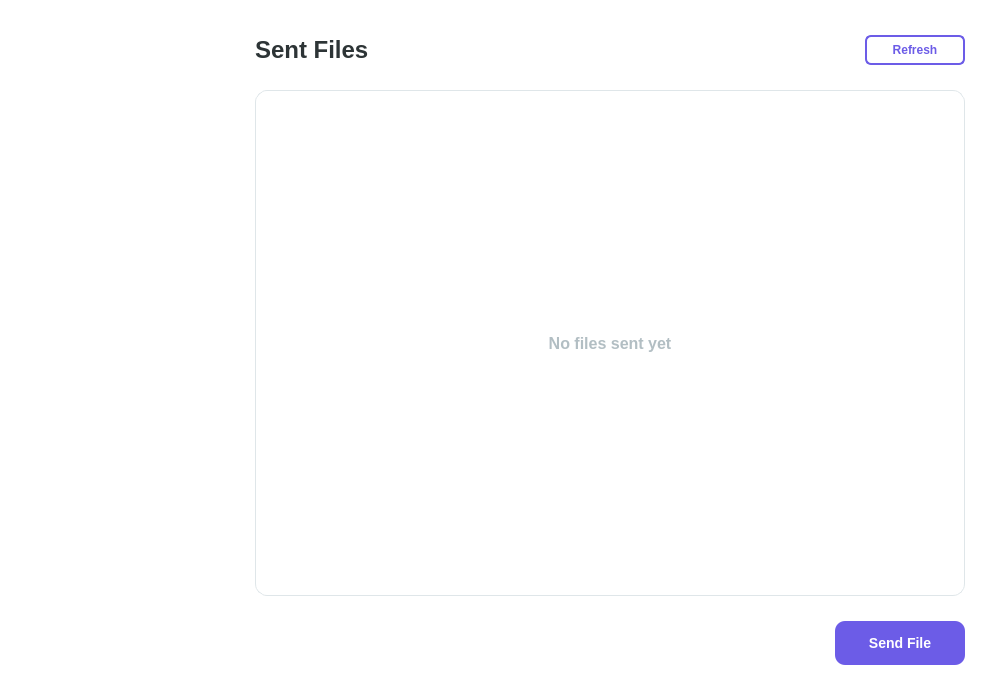
<?xml version="1.0" encoding="UTF-8"?>
<ui version="4.0">
 <class>Sent</class>
 <widget class="QWidget" name="Sent">
  <property name="geometry">
   <rect>
    <x>0</x>
    <y>0</y>
    <width>1000</width>
    <height>700</height>
   </rect>
  </property>
  <property name="minimumSize">
   <size>
    <width>1000</width>
    <height>700</height>
   </size>
  </property>
  <property name="windowTitle">
   <string>Nightwood - Sent Files</string>
  </property>
  <property name="styleSheet">
   <string notr="true">background-color: white;</string>
  </property>
  <layout class="QHBoxLayout" name="mainLayout">
   <property name="spacing">
    <number>0</number>
   </property>
   <property name="leftMargin">
    <number>0</number>
   </property>
   <property name="topMargin">
    <number>0</number>
   </property>
   <property name="rightMargin">
    <number>0</number>
   </property>
   <property name="bottomMargin">
    <number>0</number>
   </property>
   <item>
    <widget class="NavBar" name="navBar" native="true">
     <property name="minimumSize">
      <size>
       <width>220</width>
       <height>0</height>
      </size>
     </property>
     <property name="maximumSize">
      <size>
       <width>220</width>
       <height>16777215</height>
      </size>
     </property>
    </widget>
   </item>
   <item>
    <layout class="QVBoxLayout" name="contentLayout">
     <property name="spacing">
      <number>25</number>
     </property>
     <property name="leftMargin">
      <number>35</number>
     </property>
     <property name="topMargin">
      <number>35</number>
     </property>
     <property name="rightMargin">
      <number>35</number>
     </property>
     <property name="bottomMargin">
      <number>35</number>
     </property>
     <item>
      <layout class="QHBoxLayout" name="titleLayout">
       <item>
        <widget class="QLabel" name="pageTitle">
         <property name="styleSheet">
          <string notr="true">font-size: 24px; font-weight: bold; color: #2d3436;</string>
         </property>
         <property name="text">
          <string>Sent Files</string>
         </property>
        </widget>
       </item>
       <item>
        <spacer name="titleSpacer">
         <property name="orientation">
          <enum>Qt::Horizontal</enum>
         </property>
         <property name="sizeHint" stdset="0">
          <size>
           <width>40</width>
           <height>20</height>
          </size>
         </property>
        </spacer>
       </item>
       <item>
        <widget class="QPushButton" name="refreshButton">
         <property name="minimumSize">
          <size>
           <width>100</width>
           <height>30</height>
          </size>
         </property>
         <property name="styleSheet">
          <string notr="true">QPushButton {
  font-size: 12px;
  font-weight: bold;
  color: #6c5ce7;
  background-color: white;
  border: 2px solid #6c5ce7;
  border-radius: 6px;
}
QPushButton:hover {
  background-color: #f5f3ff;
}
QPushButton:pressed {
  background-color: #eeeaff;
}</string>
         </property>
         <property name="text">
          <string>Refresh</string>
         </property>
        </widget>
       </item>
      </layout>
     </item>
     <item>
      <widget class="QListWidget" name="fileList">
       <property name="styleSheet">
        <string notr="true">QListWidget {
  background-color: white;
  border: 1px solid #dfe6e9;
  border-radius: 12px;
  padding: 5px;
}
QListWidget::item {
  background-color: white;
  border-bottom: 1px solid #f1f2f6;
}
QListWidget::item:last-child {
  border-bottom: none;
}
QListWidget::item:hover {
  background-color: #f8f9fa;
  border-bottom: 1px solid #f8f9fa;
}
QListWidget::item QLabel,
QListWidget::item QWidget {
  background: transparent;
}
QScrollBar:vertical {
  border: none;
  background: #f5f6fa;
  width: 8px;
  margin: 0;
}
QScrollBar::handle:vertical {
  background: #dfe6e9;
  border-radius: 4px;
  min-height: 30px;
}
QScrollBar::handle:vertical:hover {
  background: #b2bec3;
}
QScrollBar::add-line:vertical,
QScrollBar::sub-line:vertical {
  height: 0px;
}
QScrollBar::add-page:vertical,
QScrollBar::sub-page:vertical {
  background: none;
}</string>
       </property>
       <property name="verticalScrollMode">
        <enum>QAbstractItemView::ScrollPerPixel</enum>
       </property>
       <property name="horizontalScrollMode">
        <enum>QAbstractItemView::ScrollPerPixel</enum>
       </property>
       <layout class="QVBoxLayout" name="listLayout">
        <property name="spacing">
         <number>0</number>
        </property>
        <property name="leftMargin">
         <number>0</number>
        </property>
        <property name="topMargin">
         <number>0</number>
        </property>
        <property name="rightMargin">
         <number>0</number>
        </property>
        <property name="bottomMargin">
         <number>0</number>
        </property>
        <item>
         <spacer name="verticalSpacer">
          <property name="orientation">
           <enum>Qt::Vertical</enum>
          </property>
          <property name="sizeHint" stdset="0">
           <size>
            <width>20</width>
            <height>40</height>
           </size>
          </property>
         </spacer>
        </item>
        <item>
         <widget class="QLabel" name="noFilesLabel">
          <property name="styleSheet">
           <string notr="true">color: #b2bec3; font-size: 16px; font-weight: bold;</string>
          </property>
          <property name="text">
           <string>No files sent yet</string>
          </property>
          <property name="alignment">
           <set>Qt::AlignCenter</set>
          </property>
         </widget>
        </item>
        <item>
         <spacer name="verticalSpacer_2">
          <property name="orientation">
           <enum>Qt::Vertical</enum>
          </property>
          <property name="sizeHint" stdset="0">
           <size>
            <width>20</width>
            <height>40</height>
           </size>
          </property>
         </spacer>
        </item>
       </layout>
      </widget>
     </item>
     <item>
      <layout class="QHBoxLayout" name="bottomLayout">
       <item>
        <spacer name="horizontalSpacer">
         <property name="orientation">
          <enum>Qt::Horizontal</enum>
         </property>
         <property name="sizeHint" stdset="0">
          <size>
           <width>40</width>
           <height>20</height>
          </size>
         </property>
        </spacer>
       </item>
       <item>
        <widget class="QPushButton" name="sendButton">
         <property name="minimumSize">
          <size>
           <width>130</width>
           <height>44</height>
          </size>
         </property>
         <property name="styleSheet">
          <string notr="true">QPushButton {
  font-size: 14px;
  font-weight: bold;
  color: white;
  background-color: #6c5ce7;
  border-radius: 10px;
  padding: 0 20px;
}
QPushButton:hover {
  background-color: #5049c9;
}
QPushButton:pressed {
  background-color: #4040b0;
}</string>
         </property>
         <property name="text">
          <string>Send File</string>
         </property>
        </widget>
       </item>
      </layout>
     </item>
    </layout>
   </item>
  </layout>
 </widget>
 <customwidgets>
  <customwidget>
   <class>NavBar</class>
   <extends>QWidget</extends>
   <header>src/ui/utils/navbar/navbar.h</header>
  </customwidget>
 </customwidgets>
 <resources/>
 <connections/>
</ui>
